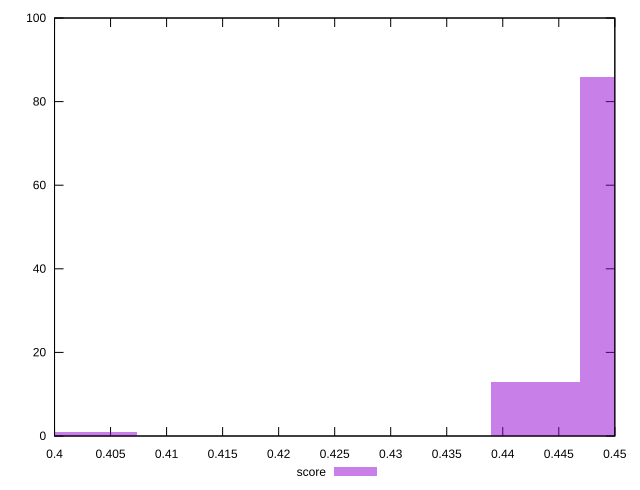

The script that saved this image:
reset

$score <<EOF
0.4033890197705879 1
0.4429369628853514 13
0.4508465515083041 86
EOF

set key outside below
set boxwidth 0.007909588622952704
set xrange [0.4:0.45]
set yrange [0:100]
set trange [0:100]
set style fill transparent solid 0.5 noborder
set terminal svg size 640, 490 enhanced background rgb 'white'
set output "report_00016_2021-02-10T13-31-48.338Z/render-blocking-resources/samples/pages+cached/score/histogram.svg"

plot $score title "score" with boxes

reset
